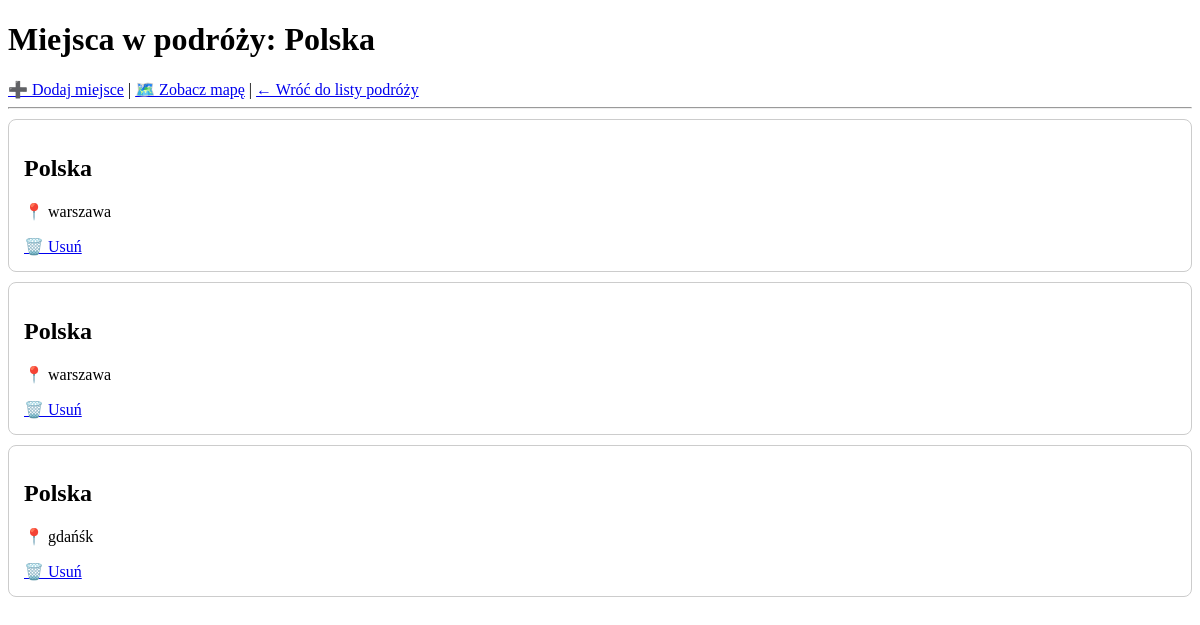
The page /trip/5/places/ on the database as committed earlier.
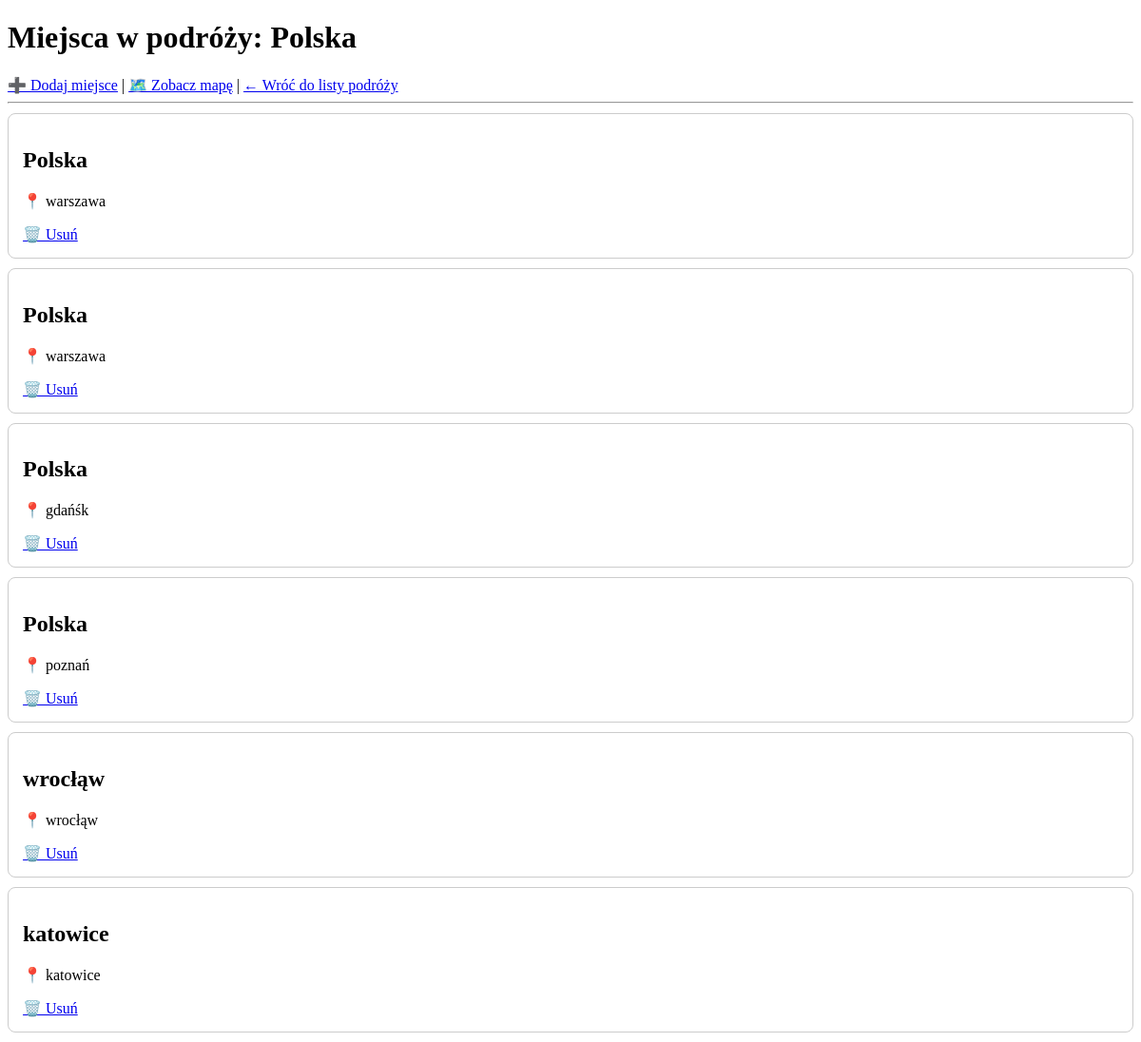
The same page on the database as committed later.
### trips/models.py (models this page shows, shortened)
class Trip(models.Model):
    name = models.CharField(max_length=100)
    start_date = models.DateField()
    end_date = models.DateField()

class Place(models.Model):
    trip = models.ForeignKey(Trip, on_delete=models.CASCADE)
    name = models.CharField(max_length=100)
    address = models.CharField(max_length=200)
    notes = models.TextField(blank=True)
    latitude = models.FloatField(null=True, blank=True)
    longitude = models.FloatField(null=True, blank=True)

### trips/views.py (the view)
# urls.py: path("trip/<int:trip_pk>/places/", place_list, name="place-list"),
def place_list(request, trip_pk):
    trip = get_object_or_404(Trip, pk=trip_pk)
    places = Place.objects.filter(trip=trip)
    return render(request, 'trips/place_list.html', {
        'trip': trip,
        'places': places,
    })

### trips/templates/trips/place_list.html (shortened to what this page needs)
<!DOCTYPE html>
<html>
<head>
</head>
<body>
    <h1>Miejsca w podróży: {{ trip.name }}</h1>
    <a href="{% url 'add-place' trip.pk %}">➕ Dodaj miejsce</a> |
    <a href="{% url 'trip-map' trip.pk %}">🗺️ Zobacz mapę</a> |
    <a href="{% url 'trip-list' %}">← Wróć do listy podróży</a>
    <hr>
    {% if places %}
        {% for place in places %}
        <div style="border: 1px solid #ccc; padding: 15px; margin: 10px 0; border-radius: 8px;">
            <h2>{{ place.name }}</h2>
            <p>📍 {{ place.address }}</p>
            <a href="{% url 'delete-place' trip.pk place.pk %}">🗑️ Usuń</a>
        </div>
        {% endfor %}
    {% else %}
        <p>Nie masz jeszcze żadnych miejsc w tej podróży.</p>
    {% endif %}
</body>
</html>

Rows that differ between the two databases and show on the page:
added Place: name "Polska", address "poznań"
added Place: name "wrocłąw", address "wrocłąw"
added Place: name "katowice", address "katowice"
